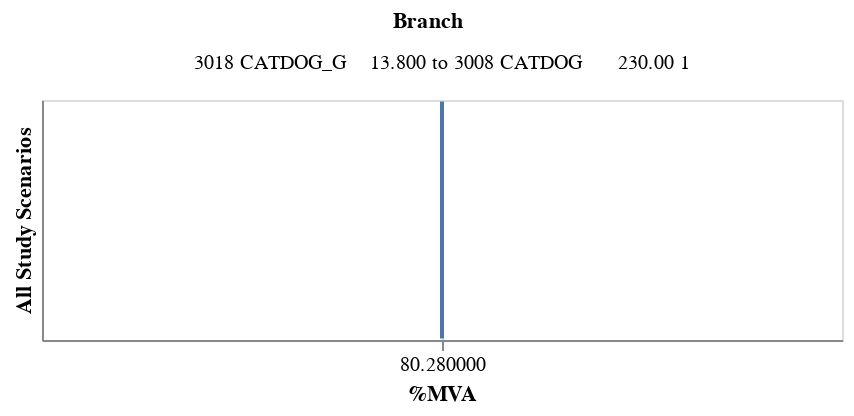

Source (notebook cell):
### Code cell
alt.Chart(tran_fil_no).mark_line().encode(
    alt.X('%MVA', scale=alt.Scale(zero=False)),
    alt.Y('Scenario',axis = alt.Axis(labels=False, ticks = False), title='All Study Scenarios'),
    alt.Color('Branch', legend=None)).properties(height = 120, width =400).facet('Branch',columns=2).resolve_scale(x='independent', y = 'independent')
